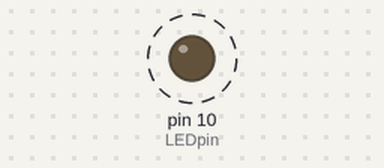
A sketch run on a simulated Arduino Uno, built with avr-gcc and run on an emulated ATmega328P. Shown: output pins drawn as LEDs (lit = HIGH). Dashed ring = blinking. Sleep ends after the set time or at an interrupt.

Above: at 0.5 s.
Timing chart, 0 to 3.0 s (numbered marks = the images above):
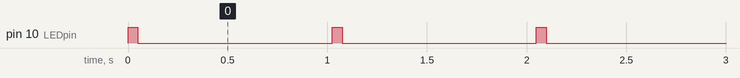

Measured:
- by itself, pin 10 (LEDpin): alternates HIGH for 0.05 s and LOW for 0.97 s

The sketch:

ATTINYblink.ino
```cpp
//Basic blink to verify chip
//Ensure 8MHz Internal
//BOD optional
#include <avr/sleep.h> //Needed for sleep_mode
#include <avr/wdt.h> //Needed to enable/disable watch dog timer

static int BoronENpin = 1;
static int RQpin = 2;
static int VBAT_OKpin = 3;
static int LEDpin = 10;

void setup() {
  ADCSRA = 0; //Disable ADC, saves ~230uA
  pinMode(LEDpin, OUTPUT);
  setup_watchdog(); //Setup watchdog to go off after 1sec
}

void loop() {
  WDTCSR |= bit (WDIE); //kick the dog
  //Turn on LED and wait 50ms
  digitalWrite(LEDpin, HIGH);
  delay(50);
  digitalWrite(LEDpin, LOW);
  sleep();
  //WDT will wake from here
}

void sleep(){
  sleep_enable();
  set_sleep_mode(SLEEP_MODE_PWR_DOWN); //Power down everything, wake up from WDT
  sleep_mode();
}

ISR(WDT_vect) {
  //Don't do anything. This is just here so that we wake up.
}

//Sets the watchdog timer to wake us up, but not reset
void setup_watchdog() {
  cli();
  MCUSR = 0;
  // allow changes, disable reset
  WDTCSR = bit (WDCE) | bit (WDE);
  // set interrupt and reset mode and an interval
  WDTCSR = bit (WDE) | bit (WDIE) | bit (WDP2) | bit (WDP1);    // set WDIE, and 1 second delay
  sei();
}
```
